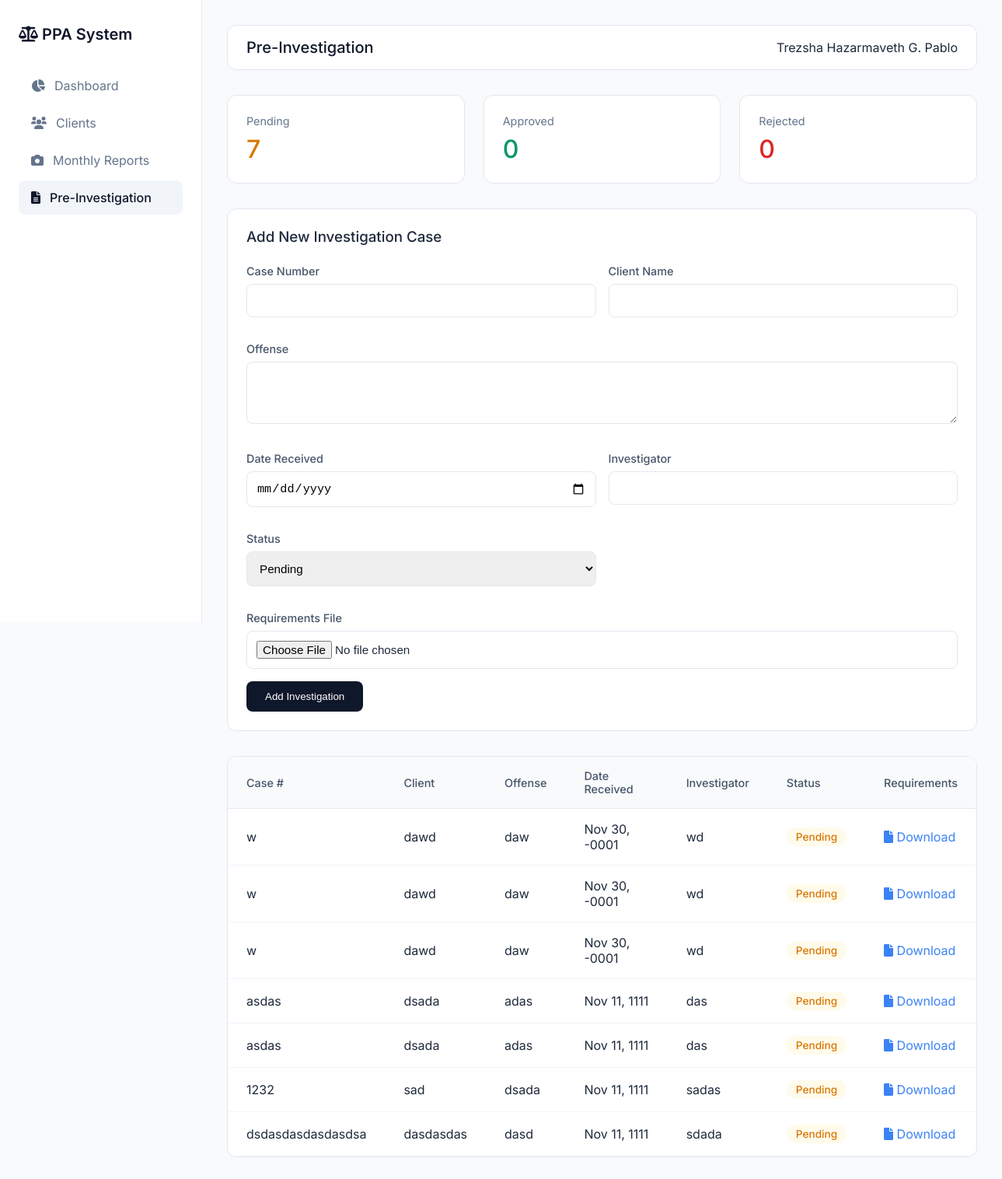
Before: /pre_investigation.php (signed in) with the older database file.
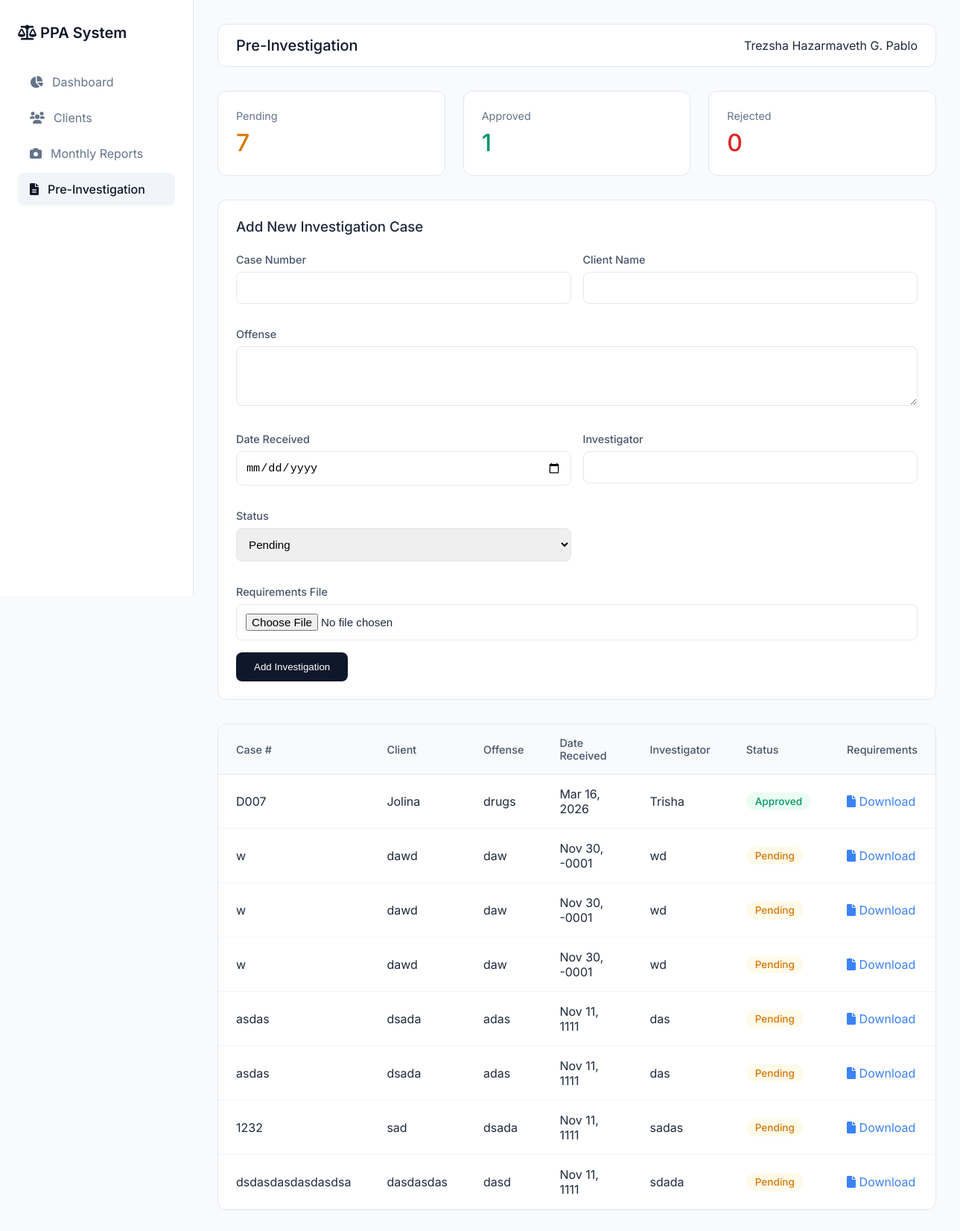
After: the same page with the newer database file.
### tables this page shows
CREATE TABLE `investigation_records` (
  `id` int(11) NOT NULL,
  `case_number` varchar(50) NOT NULL,
  `client_name` varchar(100) NOT NULL,
  `offense` varchar(255) NOT NULL,
  `date_received` date NOT NULL,
  `investigator` varchar(100) NOT NULL,
  `requirements_files` varchar(1000) DEFAULT NULL,
  `created_at` timestamp NOT NULL DEFAULT current_timestamp(),
  `status` varchar(50) DEFAULT 'Pending'
);

### pre_investigation.php (the view, shortened to what the changed rows need)
<?php
include 'config/database.php';
$investigations = mysqli_query($conn, "SELECT * FROM investigation_records ORDER BY created_at DESC");
$approved = mysqli_fetch_assoc(mysqli_query($conn, "SELECT COUNT(*) as total FROM investigation_records WHERE status='Approved'"))['total'];
?>
<!DOCTYPE html>
<html lang="en">
<head>
    <link rel="stylesheet" href="https://cdnjs.cloudflare.com/ajax/libs/font-awesome/6.0.0/css/all.min.css">
</head>
<body>
    <div class="app">
        <div class="main">
            <div class="top-bar">
                <h1 class="page-title">Pre-Investigation</h1>
            </div>
            <div class="stats-grid">
                <div class="stat-card">
                    <div class="stat-label">Approved</div>
                    <div class="stat-value" style="color: #059669;"><?php echo $approved; ?></div>
                </div>
            </div>
            <div class="table-container">
                <table>
                    <thead>
                        <tr>
                            <th>Case #</th>
                            <th>Client</th>
                            <th>Offense</th>
                            <th>Date Received</th>
                            <th>Investigator</th>
                            <th>Status</th>
                            <th>Requirements</th>
                        </tr>
                    </thead>
                    <tbody>
                        <?php while($row = mysqli_fetch_assoc($investigations)): ?>
                        <tr>
                            <td><?php echo htmlspecialchars($row['case_number']); ?></td>
                            <td><?php echo htmlspecialchars($row['client_name']); ?></td>
                            <td><?php echo htmlspecialchars($row['offense']); ?></td>
                            <td><?php echo date("M d, Y", strtotime($row['date_received'])); ?></td>
                            <td><?php echo htmlspecialchars($row['investigator']); ?></td>
                            <td>
                                <span class="status-badge status-<?php echo $row['status']; ?>">
                                    <?php echo $row['status']; ?>
                                </span>
                            </td>
                            <td>
                                <?php if($row['requirements_files']): ?>
                                    <a href="uploads/investigations/<?php echo $row['requirements_files']; ?>" class="file-link" download>
                                        <i class="fas fa-file"></i> Download
                                    </a>
                                <?php else: ?>
                                    <span style="color: #94a3b8;">No file</span>
                                <?php endif; ?>
                            </td>
                        </tr>
                        <?php endwhile; ?>
                    </tbody>
                </table>
            </div>
        </div>
    </div>
</body>
</html>

Changed rows visible on the page:
added investigation_records: case_number "D007", client_name "Jolina", offense "drugs", date_received "Mar 16, 2026", investigator "Trisha", status "Approved"
Other visible differences:
$approved: "0" → "1"
